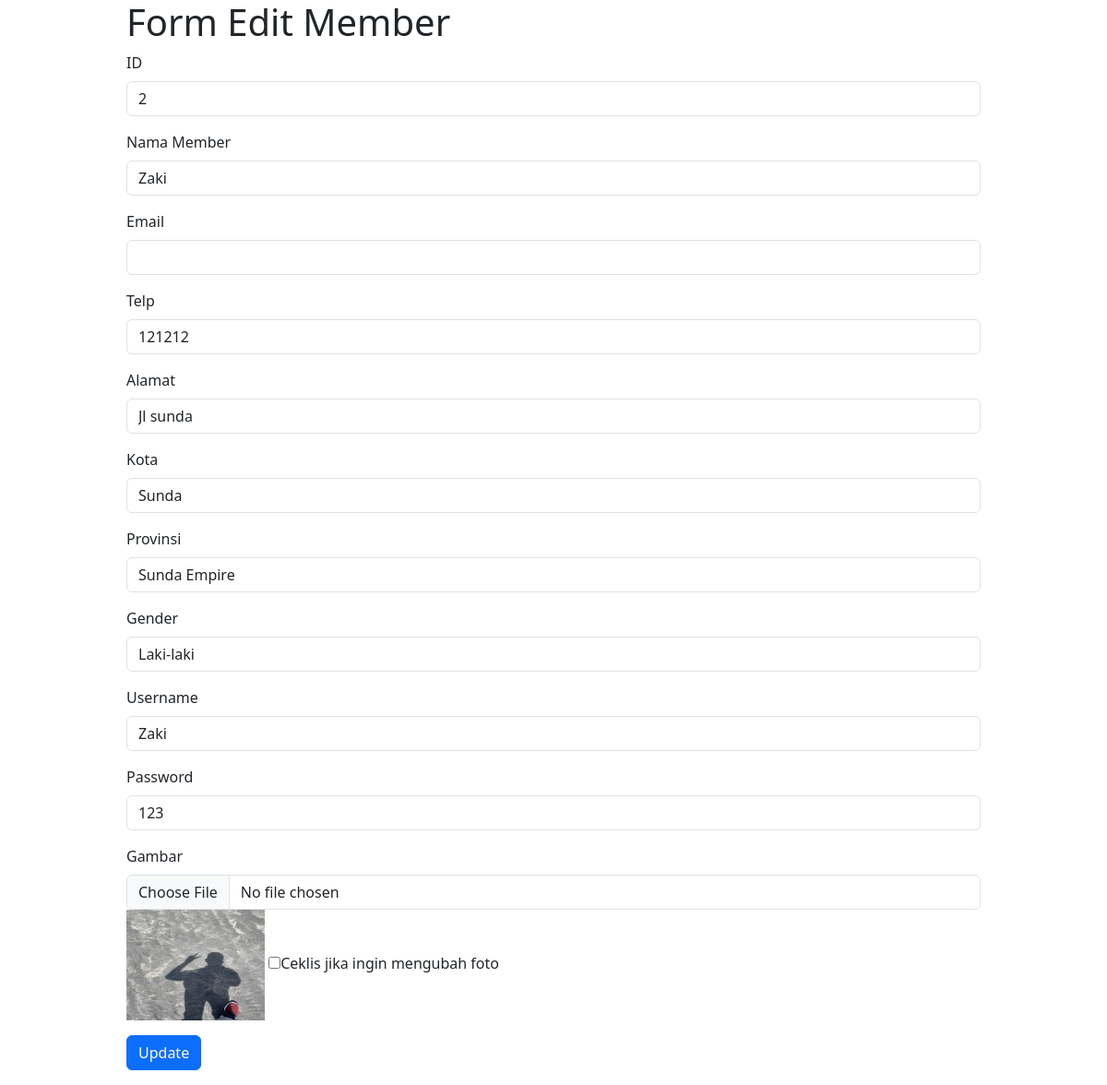
Page /editMember.php?id=2 on the committed database.
### tables this page shows
CREATE TABLE `member` (
  `id` int(11) NOT NULL AUTO_INCREMENT,
  `nama_member` varchar(40) DEFAULT NULL,
  `email` varchar(30) DEFAULT NULL,
  `telp` varchar(30) DEFAULT NULL,
  `alamat` varchar(60) DEFAULT NULL,
  `kota` varchar(40) DEFAULT NULL,
  `provinsi` varchar(40) DEFAULT NULL,
  `gender` varchar(10) DEFAULT NULL,
  `username` varchar(20) DEFAULT NULL,
  `password` varchar(100) DEFAULT NULL,
  `foto` varchar(255) DEFAULT NULL,
  PRIMARY KEY (`id`)
);

### editMember.php (the view, shortened to what this page needs)
<?php
include "koneksi.php";
$id = $_GET['id'];
$sql = "select * from member where id='$id'";
$hasil = $conn->query($sql);
while ($row = $hasil->fetch_assoc()) {
    $nama_member = $row['nama_member'];
    $telp = $row['telp'];
    $alamat = $row['alamat'];
    $kota = $row['kota'];
    $provinsi = $row['provinsi'];
    $gender = $row['gender'];
    $username = $row['username'];
    $password = $row['password'];
    $foto = $row['foto'];
}
?>
<!DOCTYPE html>
<html lang="en">
<head>
    <link href="https://cdn.jsdelivr.net/npm/bootstrap@5.3.0-alpha3/dist/css/bootstrap.min.css" rel="stylesheet"
>
</head>
<body>
    <div class="container">
        <div class="row justify-content-center">
            <div class="col-10">
                <h1>Form Edit Member</h1>
                <form action="updMember.php" method="post" enctype="multipart/form-data">
                    <div class="mb-3">
                        <label for="11" class="form-label">ID</label>
                        <input type="text" class="form-control" id="id" name="tid" value="<?= $id; ?>">
                    </div>
                    <div class="mb-3">
                        <label for="12" class="form-label">Nama Member</label>
                        <input type="text" class="form-control" id="nama_member" name="tnama_member" value="<?= $nama_member; ?>">
                    </div>
                    <div class="mb-3">
                        <label for="13" class="form-label">Email</label>
                        <input type="text" class="form-control" id="email" name="temail" value="<?= $email; ?>">
                    </div>
                    <div class="mb-3">
                        <label for="14" class="form-label">Telp</label>
                        <input type="text" class="form-control" id="telp" name="ttelp" value="<?= $telp; ?>">
                    </div>
                    <div class="mb-3">
                        <label for="15" class="form-label">Alamat</label>
                        <input type="text" class="form-control" id="alamat" name="talamat" value="<?= $alamat; ?>">
                    </div>
                    <div class="mb-3">
                        <label for="16" class="form-label">Kota</label>
                        <input type="text" class="form-control" id="kota" name="tkota" value="<?= $kota; ?>">
                    </div>
                    <div class="mb-3">
                        <label for="17" class="form-label">Provinsi</label>
                        <input type="text" class="form-control" id="Provinsi" name="tprovinsi" value="<?= $provinsi; ?>">
                    </div>
                    <div class="mb-3">
                        <label for="18" class="form-label">Gender</label>
                        <input type="text" class="form-control" id="gender" name="tgender" value="<?= $gender; ?>">
                    </div>
                    <div class="mb-3">
                        <label for="19" class="form-label">Username</label>
                        <input type="text" class="form-control" id="username" name="tusername" value="<?= $username; ?>">
                    </div>
                    <div class="mb-3">
                        <label for="20" class="form-label">Password</label>
                        <input type="text" class="form-control" id="password" name="tpassword" value="<?= $password; ?>">
                    </div>
                    <div class="mb-3">
                        <label for="21" class="form-label">Gambar</label>
                        <input type="file" class="form-control" id="foto" name="foto">
                        <img src="img/<?php echo $foto; ?>" width="150px" height="120px" />
                        <input type="checkbox" name="ubah_foto" value="true">Ceklis jika ingin mengubah foto<br>
                    </div>
                    <div class="mb-3">
                        <button class="btn btn-primary" type="submit">Update</button>
                    </div>
                </form>
            </div>
        </div>
    </div>
</body>
</html>
</body>
</html>

### rows in the picture
member: tnama_member "Zaki", ttelp "121212", talamat "Jl sunda", tkota "Sunda", tprovinsi "Sunda Empire", tgender "Laki-laki", tusername "Zaki", tpassword "123", foto (picture)
